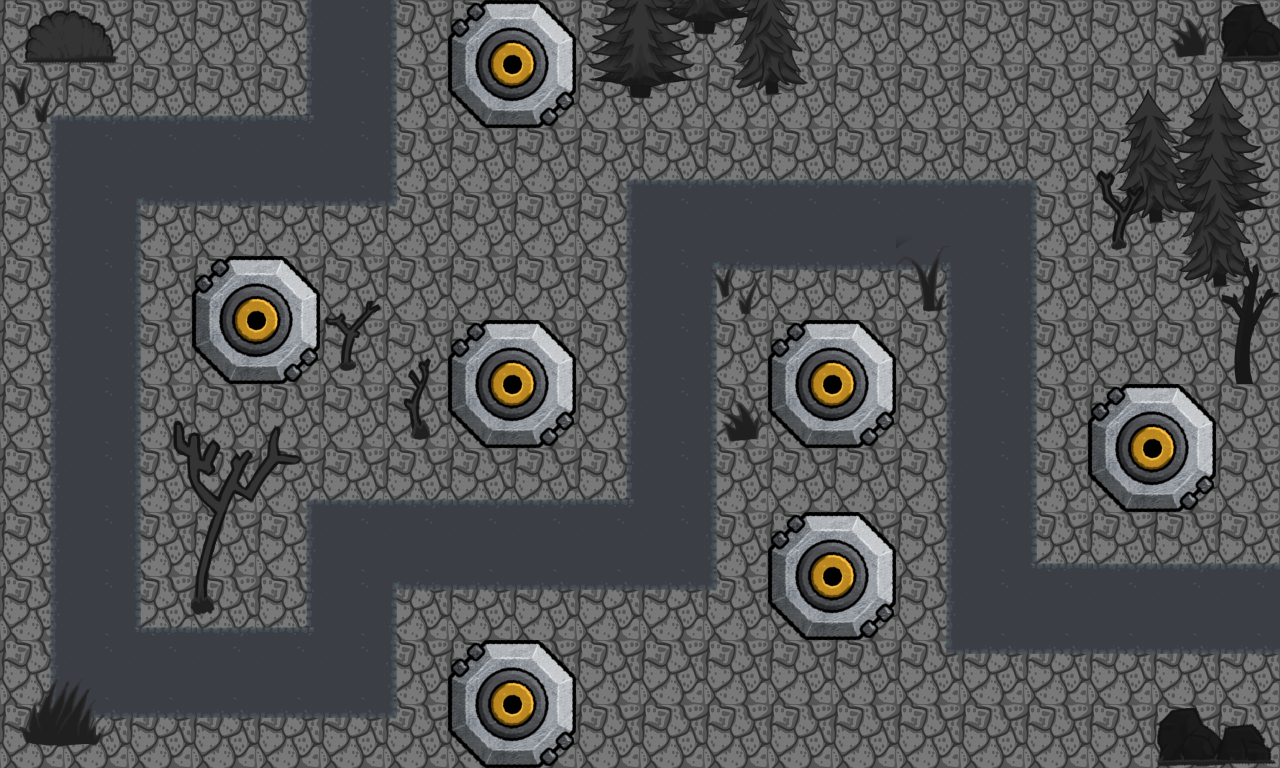

This is a level from a 2D game, rendered from its Tiled map with the project's own tilesets. A one-line summary and the complete map file follow:
An orthogonal 20x12 tile map with 64x64 px tiles, 6 tile layers (Background, Path, Substructure, Details 1, ...), 1 hidden layer not drawn, 3 tilesets and 1 object.

<map version="1.10" tiledversion="1.10.0" orientation="orthogonal" renderorder="right-down" width="20" height="12" tilewidth="64" tileheight="64" infinite="0" nextlayerid="10" nextobjectid="4">
 <editorsettings>
  <export target="UnderworldLevel1..js" format="js" />
 </editorsettings>
 <tileset firstgid="1" source="../tsx/tilesetFromDesert.tsx" />
 <tileset firstgid="197" source="../tsx/UnderworldTileset.tsx" />
 <tileset firstgid="329" source="../../towers/tiled/Substructure.tsx" />
 <layer id="1" name="Background" width="20" height="12">
  <data encoding="csv">
19,19,19,19,19,19,19,19,19,19,19,19,19,19,19,19,19,19,19,19,
19,19,19,19,19,19,19,19,19,19,19,19,19,19,19,19,19,19,19,19,
19,19,19,19,19,19,19,19,19,19,19,19,19,19,19,19,19,19,19,19,
19,19,19,19,19,19,19,19,19,19,19,19,19,19,19,19,19,19,19,19,
19,19,19,19,19,19,19,19,19,19,19,19,19,19,19,19,19,19,19,19,
19,19,19,19,19,19,19,19,19,19,19,19,19,19,19,19,19,19,19,19,
19,19,19,19,19,19,19,19,19,19,19,19,19,19,19,19,19,19,19,19,
19,19,19,19,19,19,19,19,19,19,19,19,19,19,19,19,19,19,19,19,
19,19,19,19,19,19,19,19,19,19,19,19,19,19,19,19,19,19,19,19,
19,19,19,19,19,19,19,19,19,19,19,19,19,19,19,19,19,19,19,19,
19,19,19,19,19,19,19,19,19,19,19,19,19,19,19,19,19,19,19,19,
19,19,19,19,19,19,19,19,19,19,19,19,19,19,19,19,19,19,19,19
</data>
 </layer>
 <layer id="3" name="Path" width="20" height="12">
  <data encoding="csv">
0,0,0,0,211,212,213,0,0,0,0,0,0,0,0,0,0,0,0,0,
199,200,200,200,248,212,213,0,0,0,0,0,0,0,0,0,0,0,0,0,
211,212,212,212,212,212,213,0,0,199,200,200,200,200,200,200,201,0,0,0,
211,212,235,224,224,224,225,0,0,211,212,212,212,212,212,212,213,0,0,0,
211,212,213,0,0,0,0,0,0,211,212,235,224,224,236,212,213,0,0,0,
211,212,213,0,0,0,0,0,0,211,212,213,0,0,211,212,213,0,0,0,
211,212,213,0,0,0,0,0,0,211,212,213,0,0,211,212,213,0,0,0,
211,212,213,0,199,200,200,200,200,248,212,213,0,0,211,212,213,0,0,0,
211,212,213,0,211,212,212,212,212,212,212,213,0,0,211,212,247,200,200,200,
211,212,247,200,248,212,235,224,224,224,224,225,0,0,211,212,212,212,212,212,
211,212,212,212,212,212,213,0,0,0,0,0,0,0,223,224,224,224,224,224,
223,224,224,224,224,224,225,0,0,0,0,0,0,0,0,0,0,0,0,0
</data>
 </layer>
 <layer id="4" name="Placement" width="20" height="12" visible="0">
  <data encoding="csv">
0,0,0,0,0,0,0,318,0,0,0,0,0,0,0,0,0,0,0,0,
0,0,0,0,0,0,0,0,0,0,0,0,0,0,0,0,0,0,0,0,
0,0,0,0,0,0,0,0,0,0,0,0,0,0,0,0,0,0,0,0,
0,0,0,0,0,0,0,0,0,0,0,0,0,0,0,0,0,0,0,0,
0,0,0,318,0,0,0,0,0,0,0,0,0,0,0,0,0,0,0,0,
0,0,0,0,0,0,0,318,0,0,0,0,318,0,0,0,0,0,0,0,
0,0,0,0,0,0,0,0,0,0,0,0,0,0,0,0,0,318,0,0,
0,0,0,0,0,0,0,0,0,0,0,0,0,0,0,0,0,0,0,0,
0,0,0,0,0,0,0,0,0,0,0,0,318,0,0,0,0,0,0,0,
0,0,0,0,0,0,0,0,0,0,0,0,0,0,0,0,0,0,0,0,
0,0,0,0,0,0,0,318,0,0,0,0,0,0,0,0,0,0,0,0,
0,0,0,0,0,0,0,0,0,0,0,0,0,0,0,0,0,0,0,0
</data>
 </layer>
 <layer id="9" name="Substructure" width="20" height="12">
  <data encoding="csv">
0,0,0,0,0,0,0,329,330,0,0,0,0,0,0,0,0,0,0,0,
0,0,0,0,0,0,0,331,332,0,0,0,0,0,0,0,0,0,0,0,
0,0,0,0,0,0,0,0,0,0,0,0,0,0,0,0,0,0,0,0,
0,0,0,0,0,0,0,0,0,0,0,0,0,0,0,0,0,0,0,0,
0,0,0,329,330,0,0,0,0,0,0,0,0,0,0,0,0,0,0,0,
0,0,0,331,332,0,0,329,330,0,0,0,329,330,0,0,0,0,0,0,
0,0,0,0,0,0,0,331,332,0,0,0,331,332,0,0,0,329,330,0,
0,0,0,0,0,0,0,0,0,0,0,0,0,0,0,0,0,331,332,0,
0,0,0,0,0,0,0,0,0,0,0,0,329,330,0,0,0,0,0,0,
0,0,0,0,0,0,0,0,0,0,0,0,331,332,0,0,0,0,0,0,
0,0,0,0,0,0,0,329,330,0,0,0,0,0,0,0,0,0,0,0,
0,0,0,0,0,0,0,331,332,0,0,0,0,0,0,0,0,0,0,0
</data>
 </layer>
 <layer id="5" name="Details 1" width="20" height="12">
  <data encoding="csv">
214,215,0,0,0,0,0,0,0,0,294,295,0,0,0,0,0,0,229,227,
0,0,0,0,0,0,0,0,0,0,0,0,0,0,0,0,0,272,270,271,
0,0,0,0,0,0,0,0,0,0,0,0,0,0,0,0,0,284,282,283,
0,0,0,0,0,0,0,0,0,0,0,0,0,0,0,0,0,296,294,295,
0,0,0,0,0,267,0,0,0,0,0,0,0,0,0,0,0,0,0,0,
0,0,0,0,0,279,0,0,0,0,0,0,0,0,0,0,0,0,0,0,
0,0,262,263,264,0,0,0,0,0,0,0,0,0,0,0,0,0,0,0,
0,0,274,275,276,0,0,0,0,0,0,0,0,0,0,0,0,0,0,0,
0,0,286,287,288,0,0,0,0,0,0,0,0,0,0,0,0,0,0,0,
0,0,298,299,300,0,0,0,0,0,0,0,0,0,0,0,0,0,0,0,
0,0,0,0,0,0,0,0,0,0,0,0,0,0,0,0,0,0,0,239,
0,0,0,0,0,0,0,0,0,0,0,0,0,0,0,0,0,0,227,228
</data>
 </layer>
 <layer id="6" name="Details 2" width="20" height="12">
  <data encoding="csv">
0,0,0,0,0,0,0,0,0,282,283,0,0,0,0,0,0,0,0,0,
217,0,0,0,0,0,0,0,0,294,295,0,0,0,0,0,0,272,273,0,
0,0,0,0,0,0,0,0,0,0,0,0,0,0,0,0,0,284,285,273,
0,0,0,0,0,0,0,0,0,0,0,0,0,0,0,0,0,296,297,285,
0,0,0,0,0,0,0,0,0,0,0,0,0,0,0,0,0,0,296,297,
0,0,0,0,0,0,0,0,0,0,0,0,0,0,0,0,0,0,0,0,
0,0,0,0,0,0,0,0,0,0,0,0,0,0,0,0,0,0,0,0,
0,0,0,0,0,0,0,0,0,0,0,0,0,0,0,0,0,0,0,0,
0,0,0,0,0,0,0,0,0,0,0,0,0,0,0,0,0,0,0,0,
0,0,0,0,0,0,0,0,0,0,0,0,0,0,0,0,0,0,0,0,
0,0,0,0,0,0,0,0,0,0,0,0,0,0,0,0,0,0,0,0,
0,0,0,0,0,0,0,0,0,0,0,0,0,0,0,0,0,0,0,226
</data>
 </layer>
 <layer id="7" name="Details 3" width="20" height="12">
  <data encoding="csv">
0,0,0,0,0,0,0,0,0,0,0,284,285,0,0,0,0,0,0,0,
0,0,0,0,0,0,0,0,0,0,0,296,297,0,0,0,0,0,0,0,
0,0,0,0,0,0,0,0,0,0,0,0,0,0,0,0,0,265,272,273,
0,0,0,0,0,0,0,0,0,0,0,0,0,0,238,0,0,277,284,285,
0,0,0,0,0,0,0,0,0,0,0,217,0,0,250,0,0,0,296,289,
0,0,0,0,0,0,266,0,0,0,0,0,0,0,0,0,0,0,0,301,
0,0,0,0,0,0,278,0,0,0,0,229,0,0,0,0,0,0,0,0,
0,0,0,0,0,0,0,0,0,0,0,0,0,0,0,0,0,0,0,0,
0,0,0,0,0,0,0,0,0,0,0,0,0,0,0,0,0,0,0,0,
0,0,0,0,0,0,0,0,0,0,0,0,0,0,0,0,0,0,0,0,
219,220,0,0,0,0,0,0,0,0,0,0,0,0,0,0,0,0,0,0,
231,232,0,0,0,0,0,0,0,0,0,0,0,0,0,0,0,0,0,0
</data>
 </layer>
 <objectgroup id="8" name="Way" visible="0">
  <object id="1" x="0" y="0">
   <polyline points="0,0 0,-251.515 1536,-256 1534,609.5 990.5,610 992,221.5 672,222.667 671,548 350.5,547.5 349,676 95.5,674 97.5,161 355,161 354.833,-51" />
  </object>
 </objectgroup>
</map>
